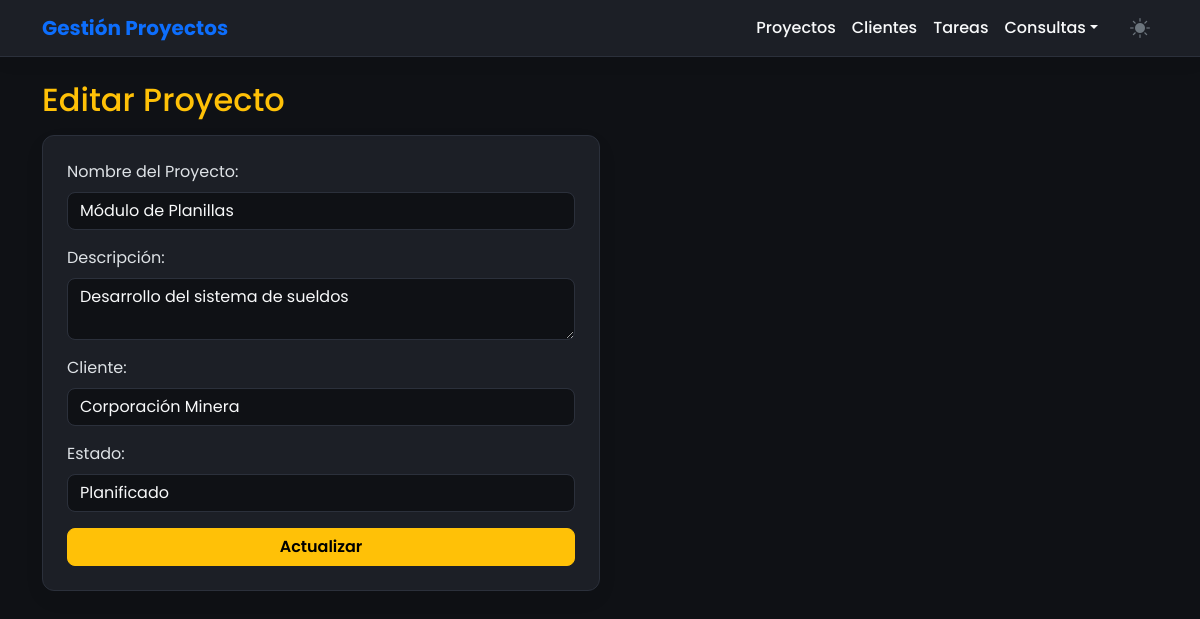
/proyectos/editar.php?id=1, run on the app's committed database.
### tables this page shows
CREATE TABLE `proyectos` (
  `id` int(11) NOT NULL,
  `nombre` varchar(150) NOT NULL,
  `descripcion` text DEFAULT NULL,
  `cliente_id` int(11) DEFAULT NULL,
  `estado_id` int(11) DEFAULT NULL
);

CREATE TABLE `clientes` (
  `id` int(11) NOT NULL,
  `nombre` varchar(150) NOT NULL,
  `contacto` varchar(150) NOT NULL
);

CREATE TABLE `estadosproyecto` (
  `id` int(11) NOT NULL,
  `nombre` varchar(100) NOT NULL
);

### proyectos/editar.php (the view, shortened to what this page needs)
<?php
    include '../config/conexion.php';
    $id=$_GET['id'];
    $sqlProy="SELECT * FROM Proyectos WHERE id=?";
    $stmtProy=$conn->prepare($sqlProy);
    $stmtProy->bind_param("i",$id);
    $stmtProy->execute();
    $proyecto=$stmtProy->get_result()->fetch_assoc();
    $clientes=$conn->query("SELECT * FROM Clientes");
    $estados=$conn->query("SELECT * FROM EstadosProyecto");
    include '../includes/header.php';
    ?>
    <h2 class="text-warning mb-3">Editar Proyecto</h2>
    <form action="../proyectos/editar.php?id=<?php echo $id; ?>" method="POST" class="w-50 card p-4">
        <div class="mb-3">
            <label class="form-label">Nombre del Proyecto:</label>
            <input type="text" name="nombre" value="<?php echo $proyecto['nombre']; ?>" class="form-control" required>
        </div>
        <div class="mb-3">
            <label class="form-label">Descripción:</label>
            <textarea name="descripcion" class="form-control" required><?php echo $proyecto['descripcion']; ?></textarea>
        </div>
        <div class="mb-3">
            <label class="form-label">Cliente:</label>
            <select name="cliente_id" class="form-control" required>
                <?php while($c=$clientes->fetch_assoc()){ ?>
                    <option value="<?php echo $c['id']; ?>" <?php echo ($c['id']==$proyecto['cliente_id'])?'selected':''; ?>><?php echo $c['nombre']; ?></option>
                <?php } ?>
            </select>
        </div>
        <div class="mb-3">
            <label class="form-label">Estado:</label>
            <select name="estado_id" class="form-control" required>
                <?php while($e=$estados->fetch_assoc()){ ?>
                    <option value="<?php echo $e['id']; ?>" <?php echo ($e['id']==$proyecto['estado_id'])?'selected':''; ?>><?php echo $e['nombre']; ?></option>
                <?php } ?>
            </select>
        </div>
        <button type="submit" class="btn btn-warning">Actualizar</button>
    </form>
<?php include '../includes/footer.php'; ?>

### includes/header.php (style rules this page uses)
:root[data-bs-theme="dark"] { --bs-body-bg:#0f1115; --surface-color:#1c1f26; --border-color:#2b303b; --text-color:#f8f9fa; }
body { background-color:var(--bs-body-bg); color:var(--text-color); transition:background-color 0.3s ease, color 0.3s ease; font-family:'Poppins', sans-serif; }
.card { background-color:var(--surface-color); border:1px solid var(--border-color); border-radius:12px; box-shadow:0 8px 24px rgba(0,0,0,0.04); }
.btn { border-radius:8px; font-weight:600; transition:all 0.2s ease; }
.form-control, .form-select { background-color:var(--bs-body-bg); border:1px solid var(--border-color); border-radius:8px; color:var(--text-color); }

### data on the page
proyectos: nombre "Módulo de Planillas", descripcion "Desarrollo del sistema de sueldos", cliente_id "Corporación Minera", estado_id "Planificado"
